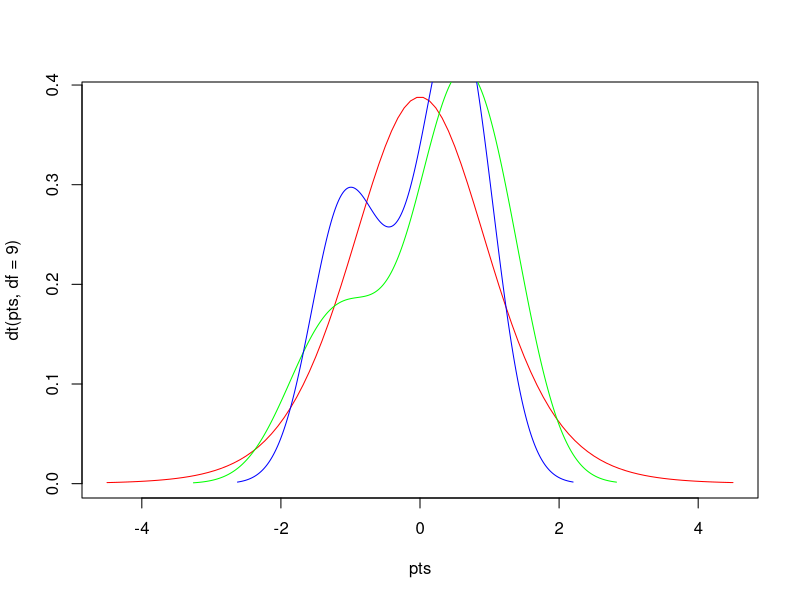

R code for this plot:
#1/16/2026, Beckford, Purpose: Test T-Test

#Generate dummy dataset
x = rnorm(10)
y = rnorm(10)

#Plot variables x and y using a density plot
pts = seq(-4.5,4.5,length=100)
plot(pts,dt(pts,df=9),col='red',type='l')
lines(density(x), col='green')
lines(density(y), col='blue')

